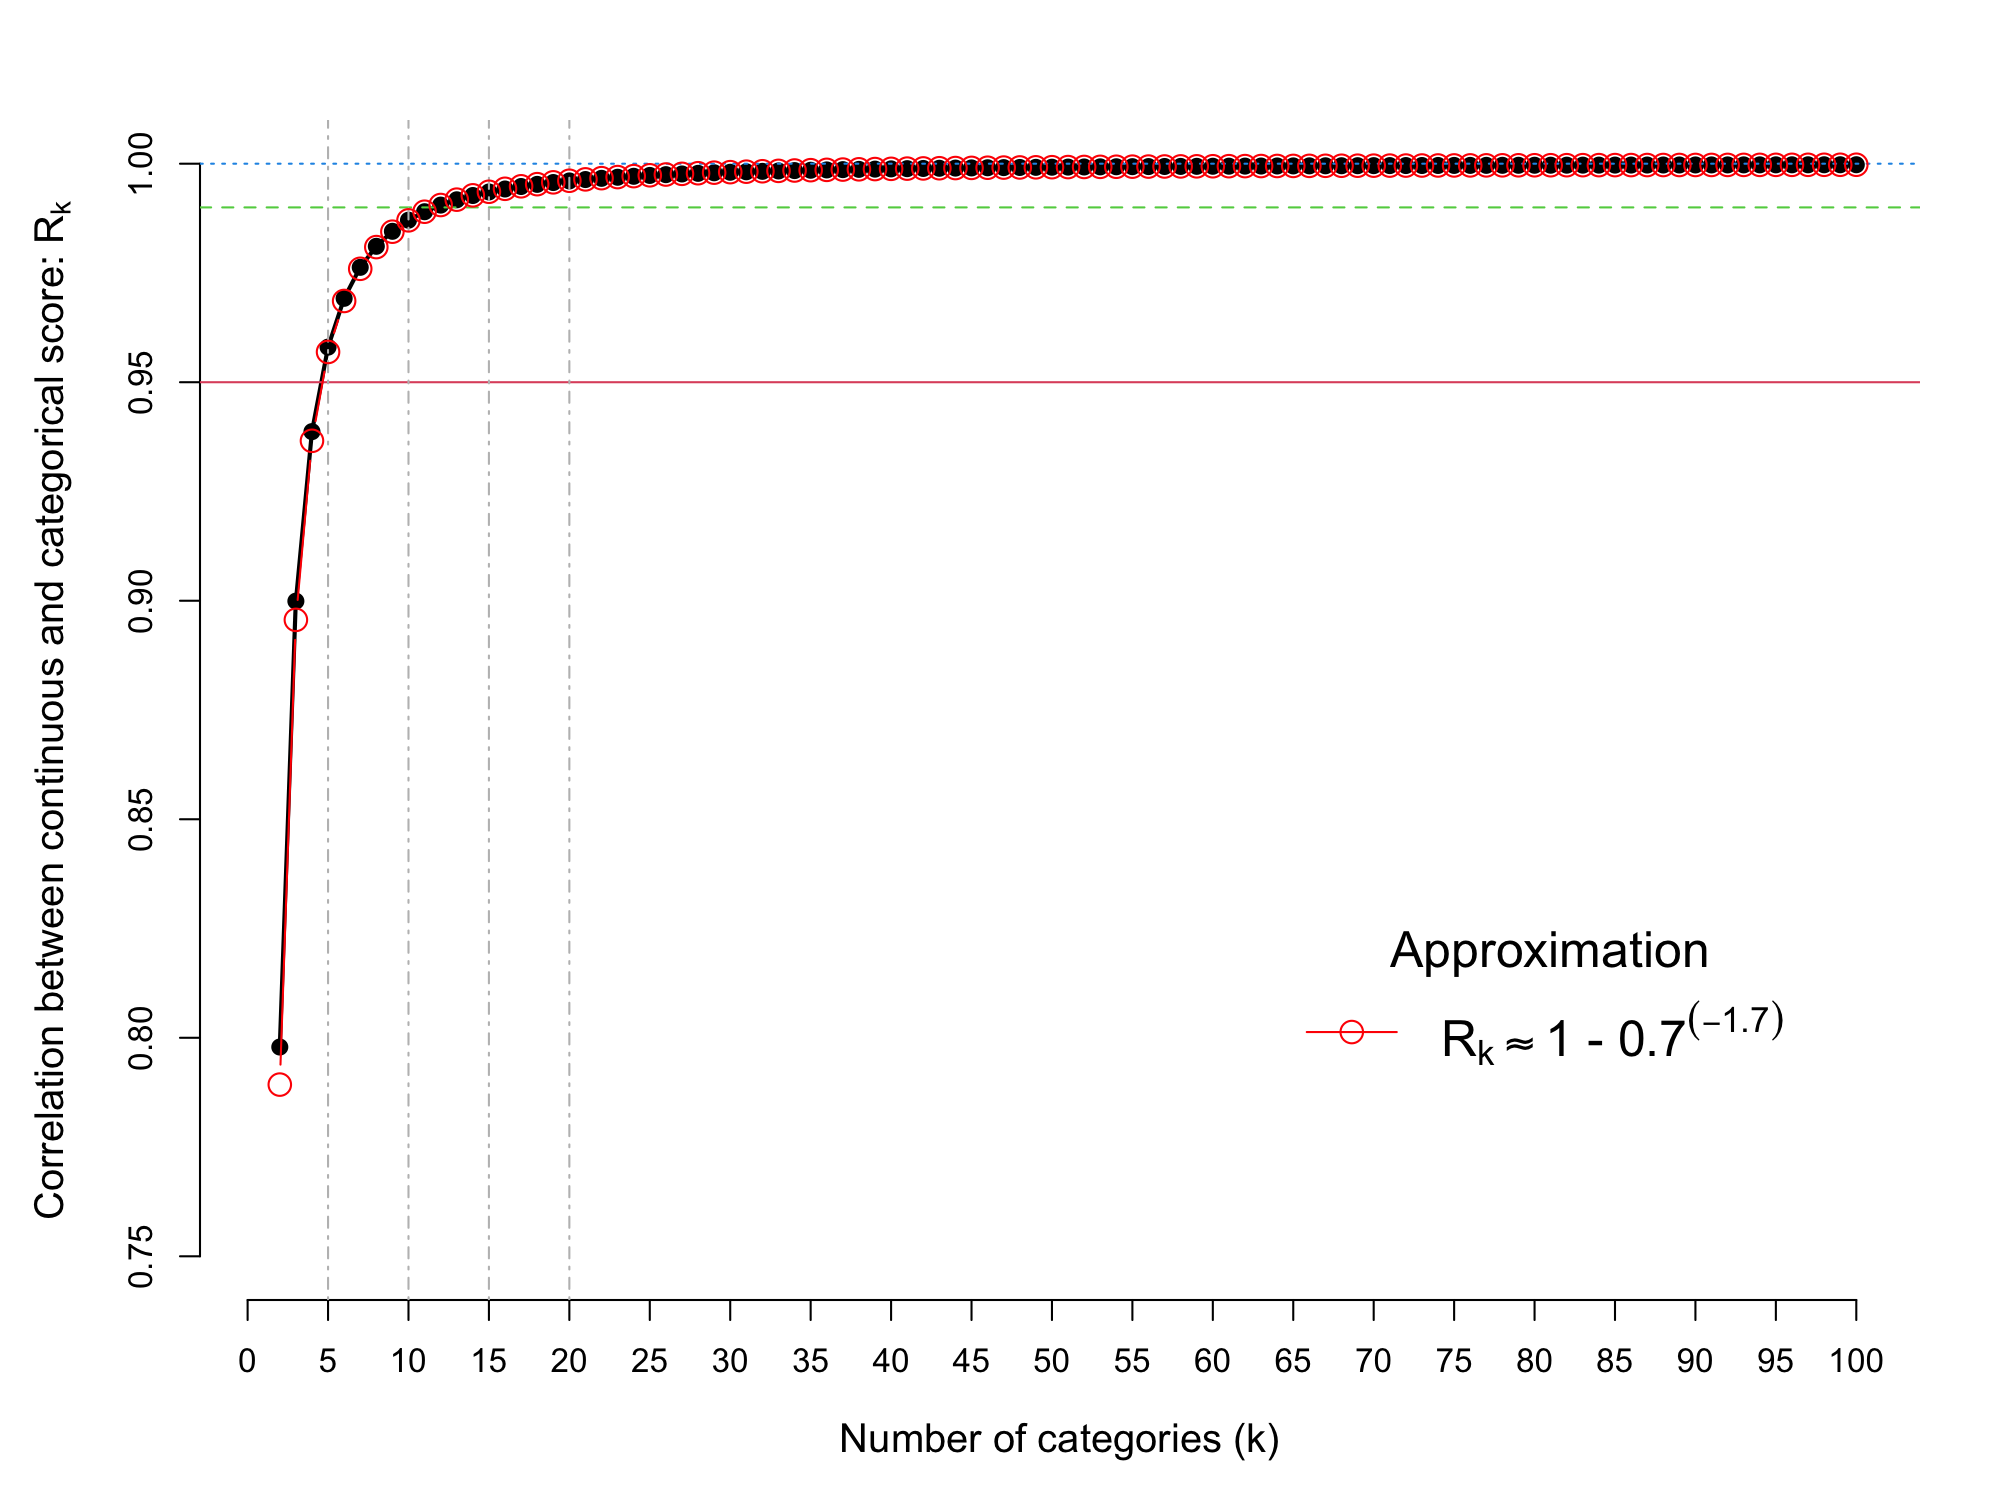

Source code (R):
CorrEquiSpaced <- function(K,alpha=1e-15){
  cc <- function(dx){
    thresholds <- dx*((1:(K-1))-0.5*K)
    p     <- diff( pnorm(c(-Inf,thresholds,Inf)) )
    E_y   <- sum(p*(1:K))
    E_y2  <- sum(p*((1:K)^2))
    var_y <- E_y2 - E_y^2
    sd_y  <- sqrt(var_y)
    
    ## Contional means (truncated normal distribution theory)
    means_l    <- sapply(1:K, function(k){
      if(k==1){
        m_k <- (dnorm(-Inf)-dnorm(thresholds[1]))/(pnorm(thresholds[1])-pnorm(-Inf))
      }
      if(k==K){
        m_k <- (dnorm(thresholds[K-1])-dnorm(+Inf))/(pnorm(+Inf)-pnorm(thresholds[K-1]))
      }
      if(k>=2 & k<=K-1){
        m_k <- (dnorm(thresholds[k-1])-dnorm(thresholds[k]))/(pnorm(thresholds[k])-pnorm(thresholds[k-1]))
      }
      return(m_k)
    })
    Cov_yl <- sum(p * means_l * (1:K))
    corr   <- (Cov_yl / sd_y)
    #sum(dnorm(thresholds)) / sd_y
    return(corr)
  }
  values_obs <- 1:(K-1)
  if(K==2){
    dx      <- 0
    maxCorr <- 2*dnorm(0)
    Dx      <- 0
  }else{
    dxMax <- qnorm(1-alpha/2) / (0.5*K - 1)
    model <- optim(par=1e-5,fn=cc,
                   control = list(fnscale=-1),method = "Brent",
                   lower=0,upper=dxMax)
    dx      <- model$par
    maxCorr <- model$value
    Dx      <- model$par
  }
  thresholds <- dx*(values_obs-mean(values_obs))
  p <- diff( pnorm(c(-Inf,thresholds,Inf)) )
  names(p) <- paste0("prob_",1:K)
  return(list(maxCorr=maxCorr,
              Prob=p,Thresholds=thresholds,
              Dx=Dx))
}

## For the figure
Kmax <- 100
Ks   <- 2:Kmax
Cs   <- sapply(Ks,function(K) CorrEquiSpaced(K)$maxCorr)

png("Figure2.png",width=2000,height=1500,res=200)
par(mar=c(5,5,3,2))
plot(Ks,Cs,axes=FALSE,pch=19,type="l",
     xlim=c(1,Kmax),cex.lab=1.2,#log="x",
     xlab="Number of categories (k)",col=1,lwd=2,
     ylab=expression(paste("Correlation between continuous and categorical score: ",R[k])))
points(Ks,Cs,col="black",pch=19,type='b',cex=1)
#points(Ks,Cs,col="red",pch=1,type='b',cex=1.5)
axis(1,at=seq(0,Kmax,by=5))
axis(2)
abline(h=c(0.95,0.99,1),col=2:4,lty=1:3)
abline(v=c(5,10,15,20),lty=4,col="grey")

## Approximation
model  <- coef(lm(log(1-Cs[Ks>=3])~log(Ks[Ks>=3])))
predCs <- 1 - exp(model[1]) * (Ks**model[2])
points(Ks,predCs,col="red",pch=1,type='b',cex=1.5)

 legend(65,0.83,legend=expression(paste(R[k]%~~%"1 - 0.7"^(-1.7))),
        box.lty=0,pch=1,lty=1,col="red",cex=1.5,
        title="Approximation")
dev.off()

